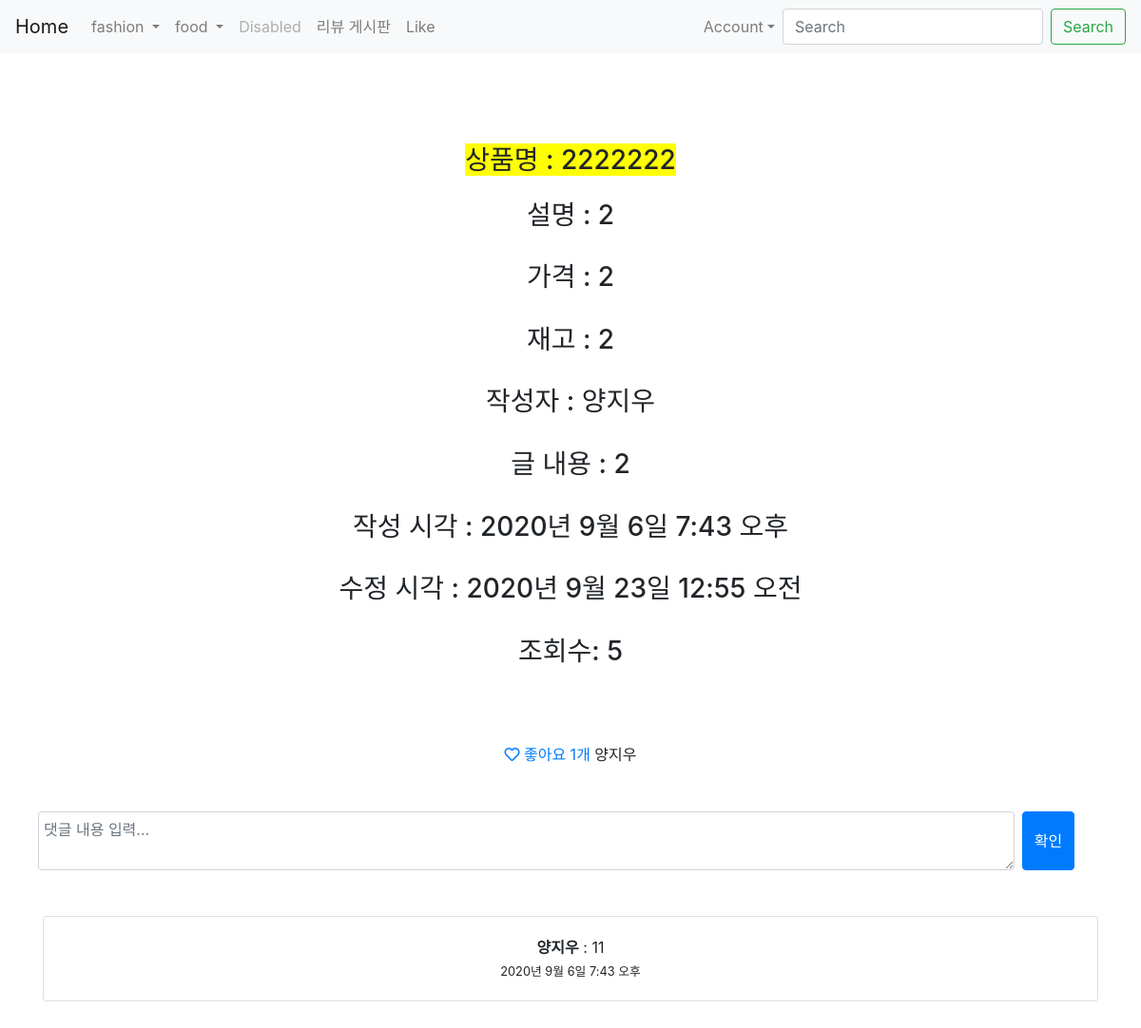
The page /posts/show/22 on the database its author committed.
### posts/models.py (models this page shows)
class Post(models.Model):
    title = models.CharField(max_length=50, null=False, verbose_name="상품명")
    content = models.TextField(verbose_name="상세보기")
    price = models.TextField(null = True, verbose_name="가격")
    remaining = models.TextField(null = True, verbose_name="재고")
    view_count = models.IntegerField(default = 0, verbose_name="조회수")
    created_at = models.DateTimeField(auto_now_add = True, verbose_name="생성시간")
    updated_at = models.DateTimeField(auto_now = True, verbose_name="수정시간")
    image = models.ImageField(upload_to = 'images/', null = True, verbose_name="상품사진", blank="true")
    user = models.ForeignKey(User, on_delete = models.CASCADE, null = True)
    like_user_set = models.ManyToManyField(User, blank=True, related_name='like_user_set', through='Like')
    @property
    def like_count(self):
        return self.like_user_set.count()

class Comment(models.Model):
    content = models.TextField()
    writer = models.ForeignKey(User, on_delete = models.CASCADE)
    post = models.ForeignKey(Post, on_delete = models.CASCADE, related_name='comments')
    created_at = models.DateTimeField(auto_now_add=True)
    updated_at = models.DateTimeField(auto_now = True)

### posts/views.py (the view)
# urls.py: path('show/<int:id>', show, name="show"),
def show(request, id):
    post = Post.objects.get(pk=id)
    post.view_count += 1
    post.save()
    all_comments = post.comments.all().order_by('-created_at')
    return render(request, 'posts/show.html', {'post': post, 'comments': all_comments})

### posts/templates/posts/show.html (shortened to what this page needs)
{% extends 'base.html' %}
{% load static %}
{% block content %}
{% include 'shared/_navbar.html' %}
<center>
    <br><br><br><br>
    <span class="h3" style="background-color:yellow" >상품명 : {{ post.title }} </span><br><br>
    <h3>설명 : {{ post.content }} </h3><br>
    <h3>가격 : {{ post.price }} </h3><br>
    <h3>재고 : {{ post.remaining }} </h3><br>
    {% if post.user %}
        {% if post.user.username == 'user' %}
            <h3>작성자 : {{ post.user.last_name }}{{ post.user.first_name }} </h3>
        {% else %}
            <h3>작성자 : {{ post.user.username }}</h3>
        {% endif %}
    {% else %}
        <h3> 작성자: 알 수 없음</h3><br>
    {% endif %}
    <br>
	 <h3>글 내용 : {{ post.content }} </h3>
	<br>
	 <h3>작성 시각 : {{ post.created_at }} </h3>
	<br>
    <h3> 수정 시각 : {{  post.updated_at }}</h3><br>
    <h3>조회수: {{ post.view_count }} </h3>  <br>
    <div class="container mt-5">
        <a href="{% url 'posts:post_like' post.id %}?redirect_to=show">
            {% if user in post.like_user_set.all %}
                <i class="fas fa-heart"></i>
            {% else %}
                <i class="far fa-heart"></i>
            {% endif %}
            좋아요 {{ post.like_count }}개
        </a>
        {% for like_user in post.like_user_set.all %}
            {% if like_user.username == 'user' %}
                {{ like_user.last_name }}{{ like_user.first_name }}
            {% else %}
                {{ like_user.username }}
            {% endif %}
        {% endfor %}
    </div>
    <div class="container mt-5">
        <form class="form-row" action="{% url 'posts:create_comment' post.id %}" method="POST">
            <textarea class="form-control col-11 mr-2" name="content" placeholder="댓글 내용 입력..."></textarea>
            <input type="submit" class="btn btn-primary" value="확인">
        </form>
    </div>
    <div class="container mt-5 mb-5">
        {% for comment in comments %}
            <div class="card">
                <div class="card-body">
                    {% if comment.writer.username == 'user' %}
                    <b>{{ comment.writer.last_name }}{{ comment.writer.first_name }}</b>
                    {% else %}
                    <b>{{ comment.writer }}</b>{% endif %} : {{comment.content}}<br>
                    <small>{{ comment.created_at }}</small></div>
            </div>
        {% endfor %}
    </div>
{% endblock %}

### rows shown on the page
Post: title "2222222", content "2", price "2", remaining "2", user.last_name "양", user.first_name "지우", created_at "2020년 9월 6일 7:43 오후", updated_at "2020년 9월 23일 12:55 오전", view_count "5", like_count "1"
Comment: writer.last_name "양", writer.first_name "지우", content "11", created_at "2020년 9월 6일 7:43 오후"

### other values the page prints
{{ like_user.last_name }} "양"
{{ like_user.first_name }} "지우"
